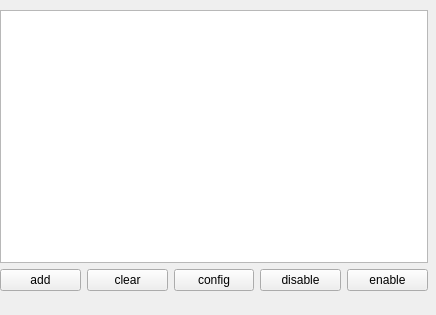
<?xml version="1.0" encoding="UTF-8"?>
<ui version="4.0">
 <class>module</class>
 <widget class="QWidget" name="module">
  <property name="geometry">
   <rect>
    <x>0</x>
    <y>0</y>
    <width>436</width>
    <height>315</height>
   </rect>
  </property>
  <property name="windowTitle">
   <string>Form</string>
  </property>
  <widget class="QWidget" name="verticalLayoutWidget">
   <property name="geometry">
    <rect>
     <x>0</x>
     <y>10</y>
     <width>428</width>
     <height>281</height>
    </rect>
   </property>
   <layout class="QVBoxLayout" name="verticalLayout">
    <item>
     <widget class="QTableView" name="tableView"/>
    </item>
    <item>
     <layout class="QHBoxLayout" name="horizontalLayout">
      <item>
       <widget class="QPushButton" name="addButton">
        <property name="text">
         <string>add</string>
        </property>
       </widget>
      </item>
      <item>
       <widget class="QPushButton" name="clearButton">
        <property name="text">
         <string>clear</string>
        </property>
       </widget>
      </item>
      <item>
       <widget class="QPushButton" name="configButton">
        <property name="text">
         <string>config</string>
        </property>
       </widget>
      </item>
      <item>
       <widget class="QPushButton" name="disableButton">
        <property name="text">
         <string>disable</string>
        </property>
       </widget>
      </item>
      <item>
       <widget class="QPushButton" name="enableButton">
        <property name="text">
         <string>enable</string>
        </property>
       </widget>
      </item>
     </layout>
    </item>
   </layout>
  </widget>
 </widget>
 <resources/>
 <connections/>
</ui>
